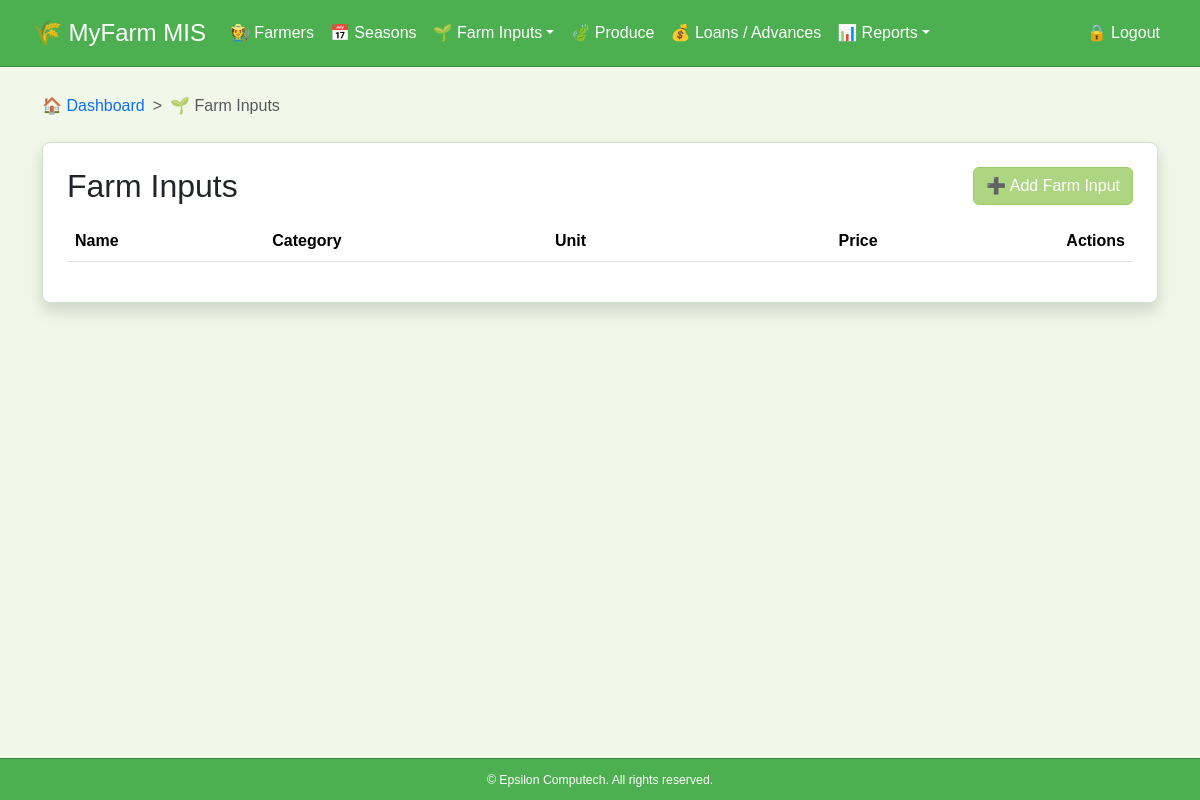
The page /inputs/ on the database as committed earlier.
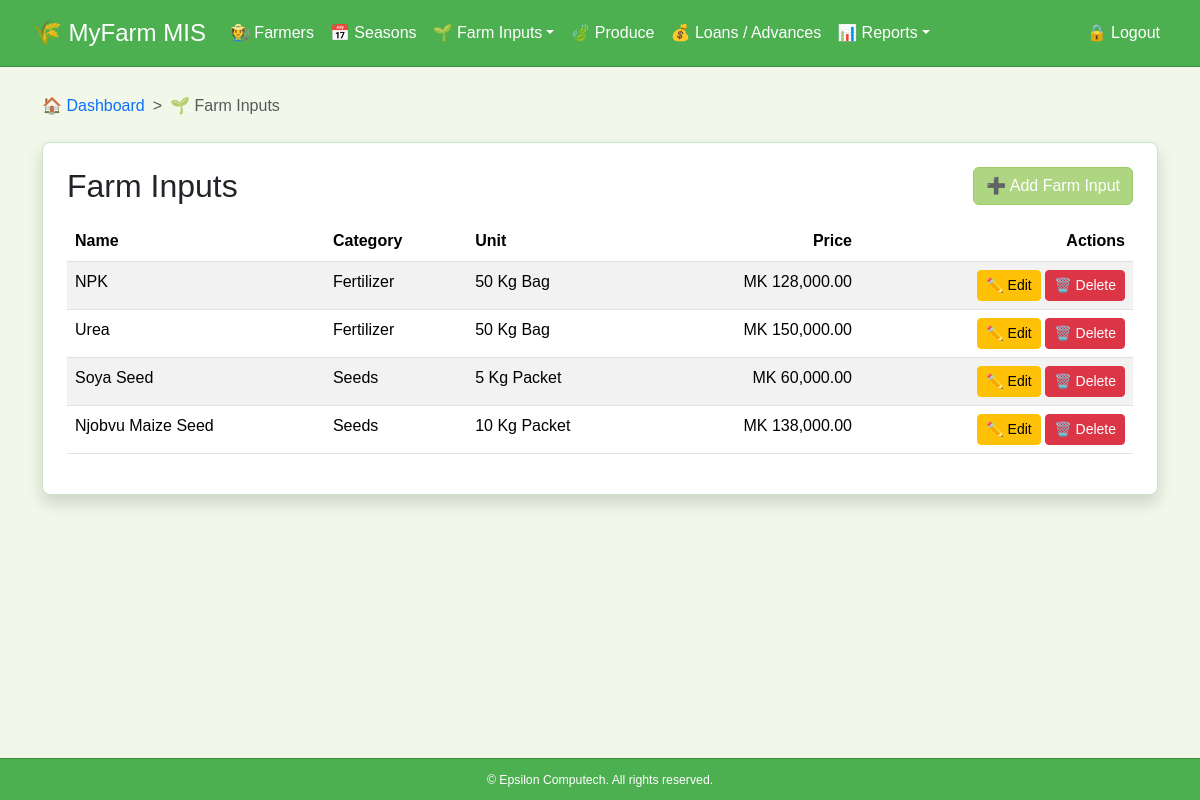
The same page on the database as committed later.
### farmers/models.py (models this page shows, shortened)
class FarmInput(models.Model):
    category = models.ForeignKey(InputCategory, on_delete=models.CASCADE)
    name = models.CharField(max_length=100)
    unit = models.CharField(max_length=20)  # Kg, Bag, MWK
    market_cost = models.DecimalField(max_digits=12, decimal_places=2)

class InputCategory(models.Model):
    name = models.CharField(max_length=50)
    description = models.TextField(blank=True, null=True)
    def __str__(self):
        return self.name

### farmers/views.py (the view)
# urls.py: path('inputs/', views.farminput_list, name='farminput_list'),
def farminput_list(request):
    inputs = FarmInput.objects.all()
    breadcrumbs = [
        {'url': 'dashboard', 'name': 'Dashboard', 'icon': '🏠'},
        {'url': None, 'name': 'Farm Inputs', 'icon': '🌱'},
    ]
    return render(request, 'farminput/farminput_list.html', {'inputs': inputs, 'breadcrumbs': breadcrumbs})

### farmers/context_processors.py (called while the page is built)
def season_context(request):
    season_id = request.GET.get("season")
    selected_season = None
    if season_id:
        selected_season = Season.objects.filter(id=season_id).first()
    if not selected_season:
        selected_season = Season.objects.order_by('-year').first()
    seasons = Season.objects.order_by('-year')
    return {
        "seasons": seasons,
        "selected_season": selected_season
    }

### farmers/templates/farminput/farminput_list.html
{% extends "base.html" %}
{% load static humanize %}
{% block content %}
<div class="card shadow p-4 mt-4 datatable-card">
    <div class="d-flex justify-content-between align-items-center mb-3">
        <h2 class="mb-0">Farm Inputs</h2>
        <a href="{% url 'farminput_create' %}" class="btn btn-primary">➕ Add Farm Input</a>
    </div>
    <div class="table-responsive">
        <table class="table table-striped datatable" data-title="Farm Inputs">
            <thead>
                <tr>
                    <th>Name</th>
                    <th>Category</th>
                    <th>Unit</th>
                    <th class="text-end">Price</th>
                    <th class="text-end">Actions</th>
                </tr>
            </thead>
            <tbody>
                {% for input in inputs %}
                <tr>
                    <td>{{ input.name }}</td>
                    <td>{{ input.category }}</td>
                    <td>{{ input.unit }}</td>
                    <td class="text-end">MK {{ input.market_cost|floatformat:2|intcomma }}</td>
                    <td class="text-end">
                        <a href="{% url 'farminput_update' input.pk %}" class="btn btn-sm btn-warning">✏️ Edit</a>
                        <button class="btn btn-sm btn-danger"
                            data-bs-toggle="modal"
                            data-bs-target="#deleteModal"
                            data-id="{{ input.pk }}"
                            data-item-name="{{ input.name }}"
                            data-delete-url="{% url 'farminput_delete' input.pk %}">
                            🗑️ Delete
                        </button>
                    </td>
                </tr>
                {% endfor %}
            </tbody>
        </table>
    </div>
</div>
{% endblock %}

Rows that differ between the two databases and show on the page:
added FarmInput: name "NPK", category "Fertilizer", unit "50 Kg Bag", market_cost "128,000.00"
added FarmInput: name "Urea", category "Fertilizer", unit "50 Kg Bag", market_cost "150,000.00"
added FarmInput: name "Soya Seed", category "Seeds", unit "5 Kg Packet", market_cost "60,000.00"
added FarmInput: name "Njobvu Maize Seed", category "Seeds", unit "10 Kg Packet", market_cost "138,000.00"
